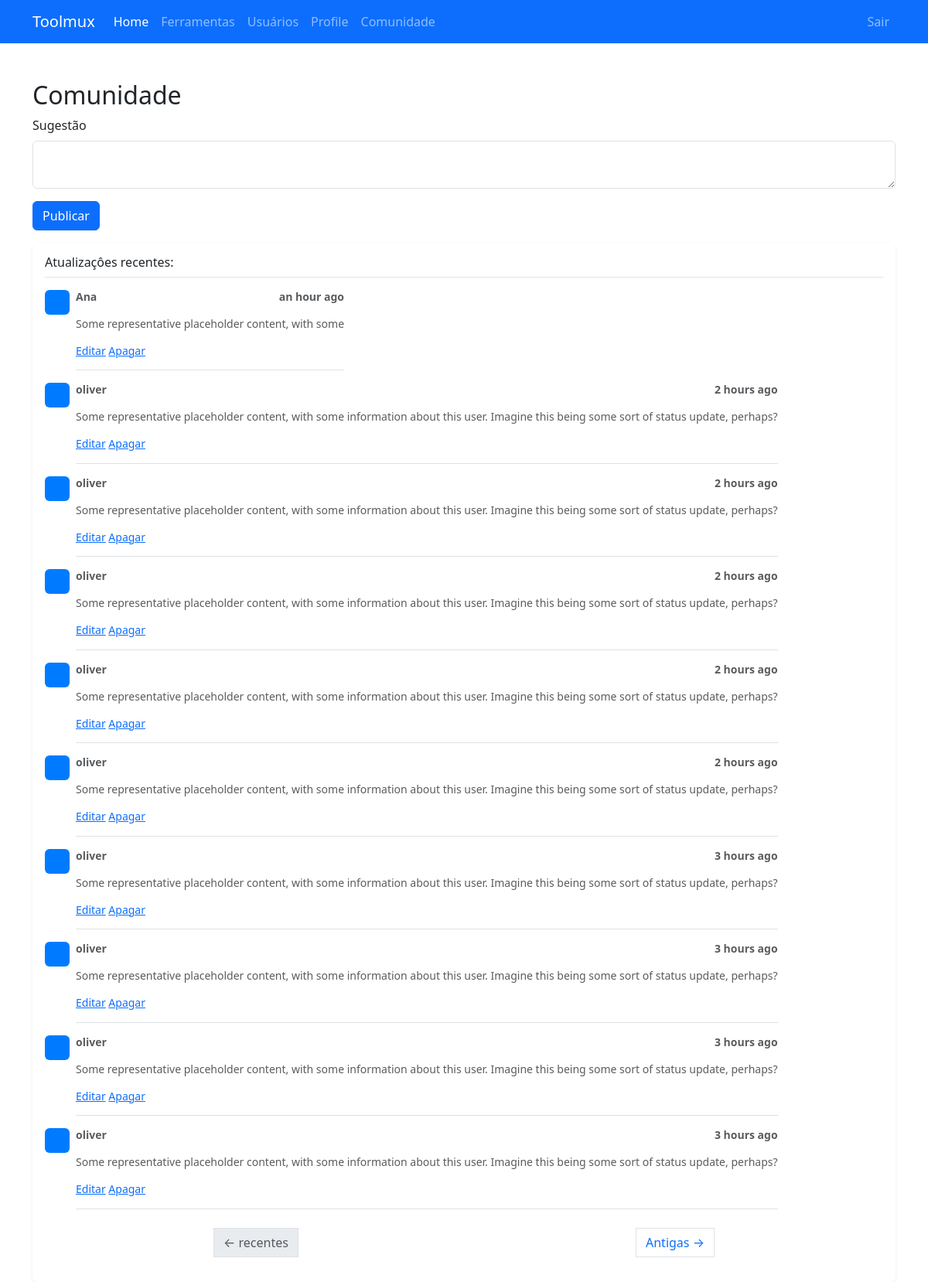
The app's page /comunidade (signed in) with its own data.
### app/models.py (models this page shows, shortened)
class Post(db.Model):
  id = db.Column(db.Integer, primary_key=True)
  body = db.Column(db.String(500), nullable=False)
  created = db.Column(db.DateTime, default=datetime.utcnow)
  modified = db.Column(db.DateTime, default=datetime.utcnow)
  user_id = db.Column(db.Integer, db.ForeignKey('user.id'))

class User(db.Model, UserMixin):
  id = db.Column(db.Integer, primary_key=True)
  name = db.Column(db.String(36), nullable=False)
  email = db.Column(db.String(36), nullable=False, index=True, unique=True)
  password = db.Column(db.String(32), nullable=False)
  created = db.Column(db.DateTime, default=datetime.utcnow)
  modified = db.Column(db.DateTime, default=datetime.utcnow)
  posts = db.relationship('Post', backref='author', lazy='dynamic')

### app/comunidade/routes.py (the view)
@bp.route('/comunidade', methods=['GET', 'POST'])
def comunidade():
  if not current_user.is_authenticated:
    flash('Página restrita, faça login para acessá-la')
    return redirect(url_for('auth.entrar', next=url_for('comunidade.comunidade')))
  form = ComunidadeForm()
  if form.validate_on_submit():
    post = Post(body=form.body.data, author=current_user)
    db.session.add(post)
    db.session.commit()
  page = request.args.get('page', 1, type=int)
  posts = Post.query.order_by(Post.created.desc()).paginate(page=page, per_page=current_app.config['PER_PAGE'], error_out=False)
  next_url = url_for('comunidade.comunidade', page=posts.next_num) if posts.has_next else None
  prev_url = url_for('comunidade.comunidade', page=posts.prev_num) if posts.has_prev else None
  return render_template(
    'comunidade/comunidade.html',
    title='Comunidade',
    form=form,
    posts=posts.items,
    prev_url=prev_url,
    next_url=next_url)

### app/comunidade/forms.py
class ComunidadeForm(FlaskForm):
  body = TextAreaField('Sugestão', validators=[DataRequired()])
  submit = SubmitField('Publicar')

### app/models.py (called while the page is built)
@login.user_loader
def load_user(id):
  return User.query.get(int(id))

### app/templates/comunidade/comunidade.html
{% extends 'base.html' %}
{% from 'bootstrap5/form.html' import render_form %}
{% block content %}
<div class="container mt-5">
  <h2>{{ title }}</h2>
  <form action="" method="post">
    {{ render_form(form) }}
  </form>
  <div class="my-3 p-3 bg-body rounded shadow-sm">
    <h6 class="border-bottom pb-2 mb-0">Atualizaçôes recentes:</h6>
    {% for post in posts %}
    <div class="d-flex text-body-secondary pt-3">
      <svg class="bd-placeholder-img flex-shrink-0 me-2 rounded" width="32" height="32" xmlns="http://www.w3.org/2000/svg" role="img" aria-label="Placeholder: 32x32" preserveAspectRatio="xMidYMid slice" focusable="false"><title>Placeholder</title><rect width="100%" height="100%" fill="#007bff"/><text x="50%" y="50%" fill="#007bff" dy=".3em">32x32</text></svg>
      <p class="pb-3 mb-0 small lh-sm border-bottom">
        <span class="d-flex justify-content-between">
          <strong class="d-block text-gray-dark">{{ post.author.name }}</strong>
          <strong>{{ moment(post.created).fromNow() }}</strong>
        </span><br>
        {{ post.body }} <br><br>
        <a href="#">Editar</a>
        <a href="#">Apagar</a>
      </p>
    </div>
    {% endfor %}
    <nav aria-label="Page" class="mt-4">
      <ul class="pagination justify-content-around">
        <li class="previous{% if not prev_url %} disabled {% endif %}">
          <a class="page-link" href="{{ prev_url or '#' }}"><span> &larr;</span> recentes</a>
        </li>
        <li class="next{% if not next_url %} disabled {% endif %}">
          <a class="page-link" href="{{ next_url or '#' }}">Antigas <span>&rarr;</span></a>
        </li>
      </ul>
    </nav>
  </div>
</div>
{% endblock %}

### app/templates/base.html (shortened to what this page needs)
<!doctype html>
<html lang="pt-br">
  <head>
  {% block head %}
    <link rel="stylesheet" href="{{ url_for('static', filename='css/login.css') }}"/>
    <link rel="stylesheet" href="{{ url_for('static', filename='css/style.css') }}"/>
    {% block styles %}
      {{ bootstrap.load_css() }}
    {% endblock %}
  {% endblock %}
  </head>
  <body>
    {% include 'navigation.html' %}
    {% block content %}{% endblock %}
  </body>
</html>

### app/templates/navigation.html (shortened to what this page needs)
<header>
  <nav class="navbar navbar-expand-md bg-primary" data-bs-theme="dark">
    <div class="container">
      <a class="navbar-brand" href="{{ url_for('main.inicio') }}">Toolmux</a>
      <div class="collapse navbar-collapse d-sm-flex justify-content-sm-between" id="navbarSupportedContent">
        <ul class="navbar-nav mb-lg-0">
          <li class="nav-item">
            <a class="nav-link active" aria-current="page" href="{{ url_for('main.inicio') }}">Home</a>
          </li>
          {% if current_user.is_authenticated %}
          <li class="nav-item">
            <a class="nav-link" href="{{ url_for('tool.ferramentas') }}">Ferramentas</a>
          </li>
          <li class="nav-item">
            <a class="nav-link" href="{{ url_for('user.usuarios') }}">Usuários</a>
          </li>
          <li class="nav-item">
            <a class="nav-link" href="{{ url_for('auth.profile') }}">Profile</a>
          </li>
          <li class="nav-item">
            <a class="nav-link" href="{{ url_for('comunidade.comunidade') }}">Comunidade</a>
          </li>
          {% endif %}
        </ul>
        <ul class="navbar-nav mb-lg-0">
        {% if not current_user.is_authenticated %}
          <li class="nav-item">
            <a href="{{ url_for('auth.entrar') }}" class="nav-link">Entrar</a>
          </li>
        {% else %}
        <li class="nav-item">
            <a href="{{ url_for('auth.sair') }}" class="nav-link">Sair</a>
          </li>
        {% endif %}
        </ul>
      </div>
    </div>
  </nav>
</header>

### app/static/css/login.css (style rules this page uses)
html, body { height: 100%; }

### records on screen
Post: author.name "Ana", created "an hour ago", body "Some representative placeholder content, with some"
Post: author.name "oliver", created "2 hours ago", body "Some representative placeholder content, with some information about this user. Imagine this being some sort of status update, perhaps?"
Post: author.name "oliver", created "2 hours ago", body "Some representative placeholder content, with some information about this user. Imagine this being some sort of status update, perhaps?"
Post: author.name "oliver", created "2 hours ago", body "Some representative placeholder content, with some information about this user. Imagine this being some sort of status update, perhaps?"
Post: author.name "oliver", created "2 hours ago", body "Some representative placeholder content, with some information about this user. Imagine this being some sort of status update, perhaps?"
Post: author.name "oliver", created "2 hours ago", body "Some representative placeholder content, with some information about this user. Imagine this being some sort of status update, perhaps?"
Post: author.name "oliver", created "3 hours ago", body "Some representative placeholder content, with some information about this user. Imagine this being some sort of status update, perhaps?"
Post: author.name "oliver", created "3 hours ago", body "Some representative placeholder content, with some information about this user. Imagine this being some sort of status update, perhaps?"
Post: author.name "oliver", created "3 hours ago", body "Some representative placeholder content, with some information about this user. Imagine this being some sort of status update, perhaps?"
Post: author.name "oliver", created "3 hours ago", body "Some representative placeholder content, with some information about this user. Imagine this being some sort of status update, perhaps?"

### other values on screen
{{ title }} "Comunidade"
